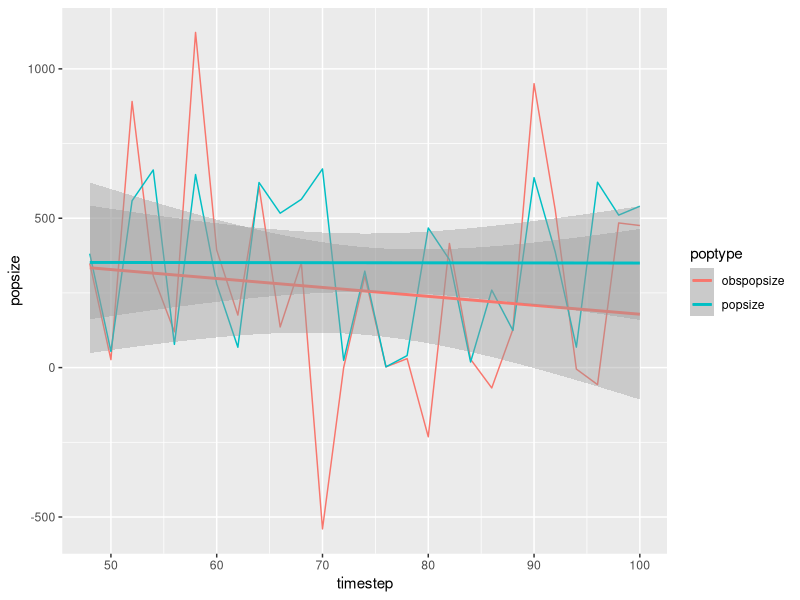
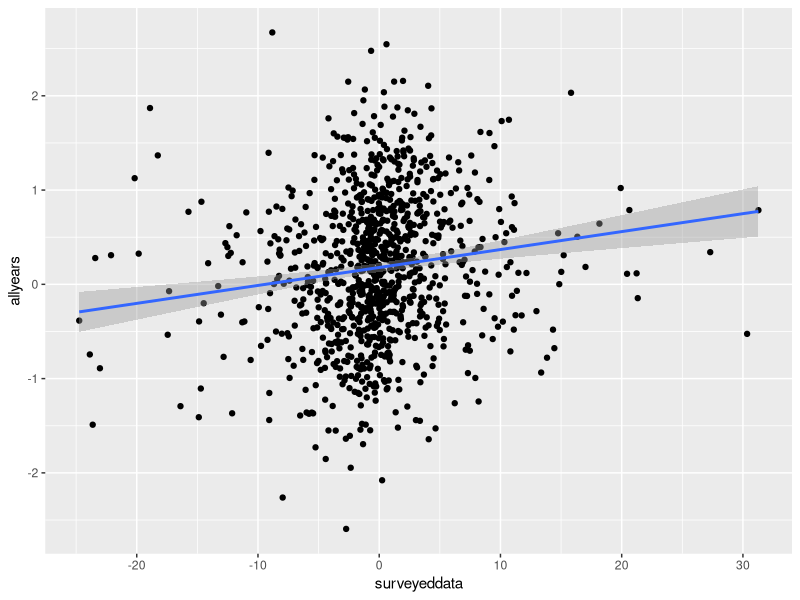
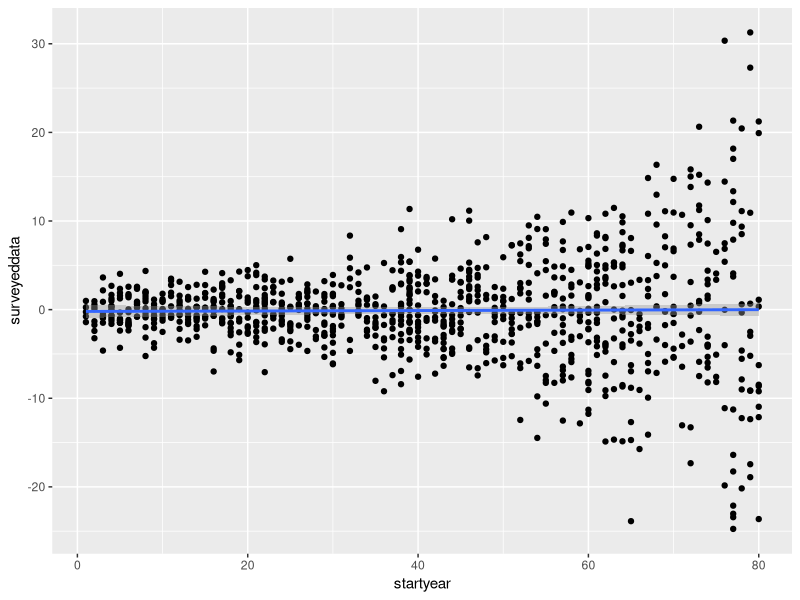
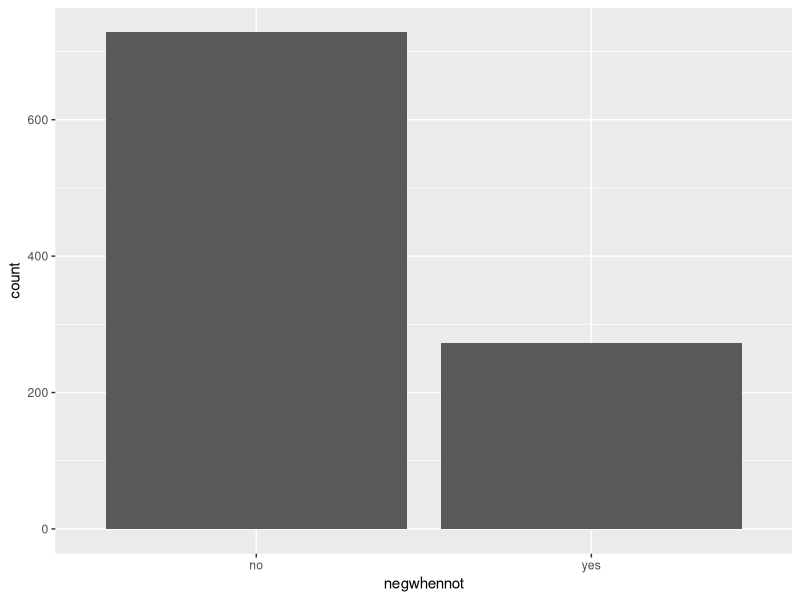
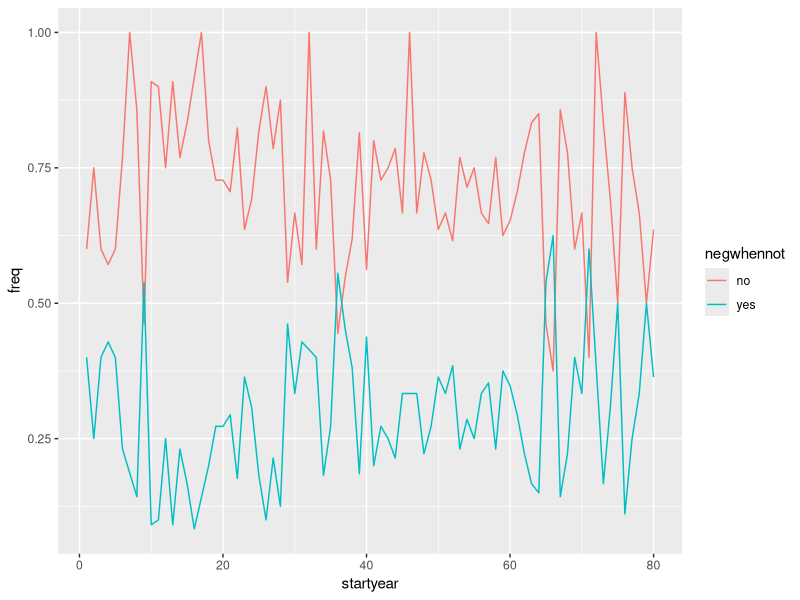

Here is the R script that generated these plots, in order:
## ---- chunk 1
library(ggplot2)
library(dplyr)
library(tidyr)
simulations = 1000

compare <- data.frame(simulations=1:simulations,allyears=NA, surveyeddata=NA, startyear=NA, negwhennot=NA)

for(sims in 1:simulations){

N0 <- runif(1, 1,100)
R <- 3
K <- 500

maxtimesteps = 100

dat <- data.frame(timestep=1:maxtimesteps,popsize=c(N0, rep(NA, 99)))

PopNow <- N0 

for(i in 2:nrow(dat)) { 
  dat[i,"popsize"] <- dat[(i-1),"popsize"] + dat[(i-1),"popsize"]*R*(1-dat[(i-1),"popsize"]/K)    
}

allyears <- lm(data=dat, popsize ~ timestep)

compare[sims,"allyears"] <- allyears$coefficients[2]

startdate <- round(runif(1, 1, 80))

compare[sims,"startyear"] <- startdate

surveytimesteps <- seq(startdate, maxtimesteps, by=2)

surveyed_data <- dat[surveytimesteps,]

for(row in 1:nrow(surveyed_data)){ 
  surveyed_data[row,"obspopsize"] <- rnorm(1, mean=surveyed_data[row,"popsize"], sd=0.6*surveyed_data[row,"popsize"])
}

surveyedyears <- lm(data=surveyed_data, obspopsize ~ timestep)

compare[sims,"surveyeddata"] <- surveyedyears$coefficients[2]

compare[sims,"negwhennot"] <- ifelse(compare[sims,"surveyeddata"]<0&compare[sims,"allyears"]>0,"yes","no")
}

sdat <- surveyed_data %>% gather("poptype","popsize",-timestep)

ggplot(data=sdat, aes(x=timestep, y=popsize, color=poptype))+geom_line()+geom_smooth(method="lm")

summary(lm(data=compare, surveyeddata ~ allyears))

ggplot(data=compare, aes(x=surveyeddata, y=allyears))+geom_point()+geom_smooth(method="lm")

summary(lm(data=compare, surveyeddata ~ startyear))

ggplot(data=compare, aes(x=startyear, y=surveyeddata))+geom_point()+geom_smooth(method="lm")

ggplot(data=compare, aes(x=negwhennot)) + 
        geom_bar()

compare %>% group_by(startyear, negwhennot) %>% summarize(count=n()) %>% mutate(freq = count / sum(count)) %>%
ggplot(aes(x=startyear, y=freq, color=negwhennot))+geom_line()
